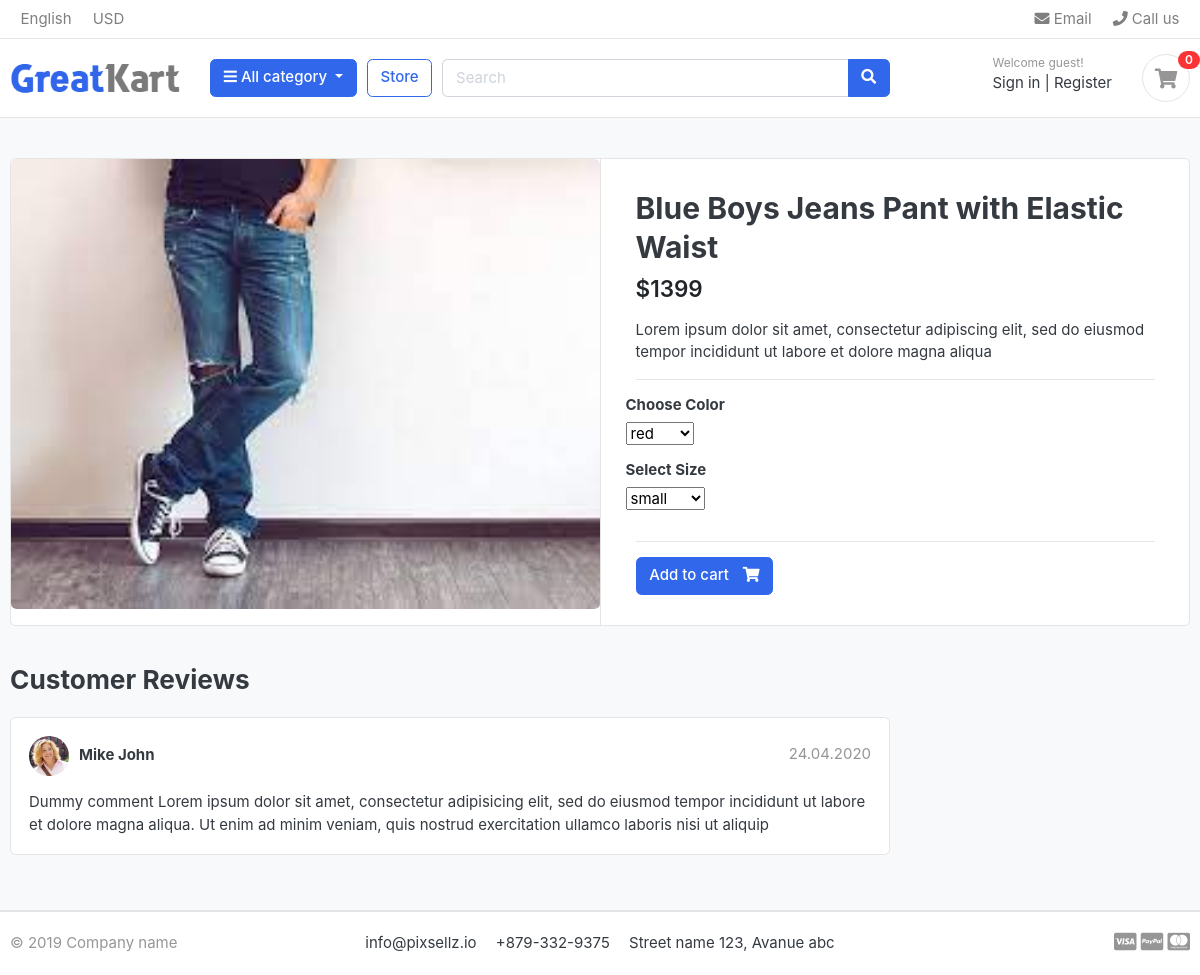
/store/category/jeans/blue-boys-jeans-pant-elastic-waist/, run on the app's committed database.
### storeapp/models.py (models this page shows, shortened)
class Product(models.Model):
    product_name= models.CharField(max_length=200, unique=True)
    slug= models.SlugField(max_length=200, unique=True)
    description= models.TextField(max_length=500, blank=True)
    price= models.IntegerField()
    images= models.ImageField(upload_to='photos/products')
    stock= models.IntegerField()
    is_available = models.BooleanField(default=True)
    category = models.ForeignKey(Category, on_delete=models.CASCADE)
    created_date = models.DateTimeField(auto_now_add=True)
    modified_date = models.DateTimeField(auto_now=True)

### storeapp/views.py (the view)
# urls.py: path('category/<slug:category_slug>/<slug:product_slug>/',views.product_detail,name='product_detail'),
def product_detail(request,category_slug, product_slug):
    try:
        single_product = Product.objects.get(category__slug=category_slug, slug=product_slug)
        in_cart=CartItem.objects.filter(cart__cart_id=_cart_id(request),product=single_product).exists()
    except Exception as e:
        raise e
    context = {
        'single_product': single_product,
    'in_cart':in_cart,}
    return render(request,'store/product_detail.html',context)

### Kart/context_processors.py (called while the page is built)
def menu_links(request):
    links=Category.objects.all()
    return dict(links=links)

### Kart/models.py (called while the page is built)
    def get_url(self):
        return reverse('products_by_category', args=[self.slug])

### cartsapp/views.py (called while the page is built)
def _cart_id(request):
    cart=request.session.session_key
    if not cart:
        cart=request.session.create()
    return cart

### templates/store/product_detail.html (shortened to what this page needs)
{% extends 'base.html' %}
{% load static %}
{% block content %}
<section class="section-content padding-y bg">
<div class="container">
<div class="card">
	<div class="row no-gutters">
		<aside class="col-md-6">
<article class="gallery-wrap">
	<div class="img-big-wrap">
	   <a href="#"><img src="{{single_product.images.url}}"></a>
	</div>
</article>
		</aside>
		<main class="col-md-6 border-left">
			<form action="{% url 'add_cart' single_product.id %}" methode="get">
					<article class="content-body">
					<h2 class="title">{{single_product.product_name}}</h2>
					<div class="mb-3">
						<var class="price h4">${{single_product.price}}</var>
					</div>
					<p>{{single_product.description}}</p>
					<hr>
						<div class="row">
							<div class="item-option-select">
								<h6>Choose Color</h6>
								<select>
									<option value="red">red</option>
								</select>
							</div>
						</div>
						<div class="row">
							<div class="item-option-select">
								<h6>Select Size</h6>
								<select>
									<option value="small">small</option>
								</select>
							</div>
						</div>
						<hr>
						{% if single_product.stock <= 0 %}
							  <h3 class="text-danger"> Out of Stock</h3>
						{% else %}
							  {% if in_cart %}
								   <a href="#" class="btn  btn-success"> <span class="text">Added to cart</span> <i class="fas fa-check"></i>  </a>
								   <a href="{% url 'cart' %}" class="btn  btn-outline-primary"> <span class="text">View</span> <i class="fas fa-eye"></i>  </a>
							  {% else %}
								   <button  type="submit" class="btn  btn-primary"> <span class="text">Add to cart</span> <i class="fas fa-shopping-cart"></i>  </button>
							  {% endif %}
						{% endif %}
					</article>
				</form>
		</main>
	</div>
</div>
<br>
<div class="row">
			<div class="col-md-9">
	<header class="section-heading">
		<h3>Customer Reviews </h3>
	</header>
	<article class="box mb-3">
		<div class="icontext w-100">
			<img src="{% static './images/avatars/avatar1.jpg'%}" class="img-xs icon rounded-circle">
			<div class="text">
				<span class="date text-muted float-md-right">24.04.2020 </span>
				<h6 class="mb-1">Mike John </h6>
			</div>
		</div>
		<div class="mt-3">
			<p>
				Dummy comment Lorem ipsum dolor sit amet, consectetur adipisicing elit, sed do eiusmod
				tempor incididunt ut labore et dolore magna aliqua. Ut enim ad minim veniam,
				quis nostrud exercitation ullamco laboris nisi ut aliquip
			</p>
		</div>
	</article>
	</div>
</div>
</div>
</section>
{% endblock %}

### static/css/ui.css (style rules this page uses)
html { font-family: "Inter", sans-serif; font-size: 15px; }
.content-body { flex: 1 1 auto; padding: 2rem 2.3rem; }
.img-xs, .img-sm, .img-md, .img-lg { -o-object-fit: cover; object-fit: cover; flex-shrink: 0; flex-grow: 0; }
.img-xs { width: 40px; height: 40px; }
.padding-y { padding-top: 40px; padding-bottom: 40px; }
var { font-style: normal; }
article:after, .form-group:after { display: block; clear: both; content: ""; }
.bg { background-color: #f8f9fa; }
.section-heading { margin-bottom: 20px; margin-top: 15px; }
p:last-child { margin-bottom: 0; }
.btn .text + i { margin-left: 10px; }
.icontext { display: inline-flex; align-items: center; vertical-align: middle; }
.icontext .text { width: 100%; line-height: 1.2; }
.icontext .icon { position: relative; margin-right: 10px; flex-shrink: 0; flex-grow: 0; }
.price { font-weight: 600; color: #212529; }
.box { padding: 18px; background: #fff; border-radius: 0.37rem; border: 1px solid #e4e4e4; }
.box img { max-width: 100%; }
.gallery-wrap .img-big-wrap { margin-bottom: 10px; border-radius: 0.37rem; overflow: hidden; background-color: #fff; }
.gallery-wrap .img-big-wrap a { text-align: center; display: block; }
.gallery-wrap .img-big-wrap img { height: 450px; width: auto; display: inline-block; }
.item-option-select { margin-bottom: 1rem; display: inline-block; margin-right: 15px; }

### data on the page
Product: images (picture), product_name "Blue Boys Jeans Pant with Elastic Waist", price "1399", description "Lorem ipsum dolor sit amet, consectetur adipiscing elit, sed do eiusmod tempor incididunt ut labore et dolore magna aliqua"
